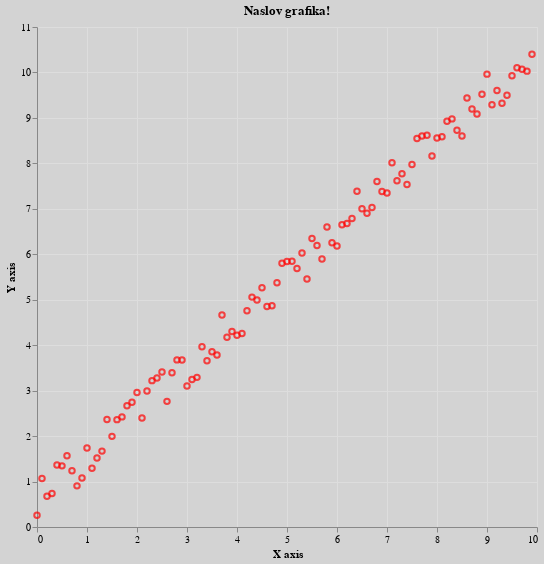

Notebook source saved alongside this figure:
### Markdown cell above
Prosleđivanje stringa title parametru, obezbeđujemo željeni naslov grafika koji će se štampati na vrhu istog. Takođe, svakoj osi možemo dodeliti naziv tako što navedemo parametar title unitar vitičastih zagrada x, odnosno y parametra.

### Code cell
df |> @vlplot(
    background = "lightgray",
    mark = {:point, color="red"},
    x = {:Independent, title = "X axis"},
    y = {:Dependent, title = "Y axis"},
    title = "Naslov grafika!",
    width = 500,
    height = 500
)

### Figure 1 — Vega-Lite specification as saved in the notebook (floating-point values rounded to 4 significant figures)
{"background": "lightgray", "data": {"values": [{"Dependent": 0.2585, "Grade": 2, "Group": "Yes", "Independent": 0, "Scale": 13}, {"Dependent": 1.069, "Grade": 1, "Group": "No", "Independent": 0.1, "Scale": 11}, {"Dependent": 0.6742, "Grade": 2, "Group": "Yes", "Independent": 0.2, "Scale": 19}, {"Dependent": 0.7345, "Grade": 2, "Group": "Yes", "Independent": 0.3, "Scale": 14}, {"Dependent": 1.366, "Grade": 2, "Group": "Yes", "Independent": 0.4, "Scale": 13}, {"Dependent": 1.345, "Grade": 1, "Group": "No", "Independent": 0.5, "Scale": 20}, {"Dependent": 1.566, "Grade": 1, "Group": "No", "Independent": 0.6, "Scale": 11}, {"Dependent": 1.237, "Grade": 1, "Group": "No", "Independent": 0.7, "Scale": 15}, {"Dependent": 0.9048, "Grade": 3, "Group": "Yes", "Independent": 0.8, "Scale": 20}, {"Dependent": 1.077, "Grade": 2, "Group": "Yes", "Independent": 0.9, "Scale": 11}, {"Dependent": 1.74, "Grade": 1, "Group": "Yes", "Independent": 1, "Scale": 15}, {"Dependent": 1.292, "Grade": 3, "Group": "Yes", "Independent": 1.1, "Scale": 13}, {"Dependent": 1.518, "Grade": 2, "Group": "No", "Independent": 1.2, "Scale": 12}, {"Dependent": 1.669, "Grade": 1, "Group": "Yes", "Independent": 1.3, "Scale": 14}, {"Dependent": 2.365, "Grade": 3, "Group": "Yes", "Independent": 1.4, "Scale": 12}, {"Dependent": 1.994, "Grade": 3, "Group": "Yes", "Independent": 1.5, "Scale": 12}, {"Dependent": 2.362, "Grade": 1, "Group": "No", "Independent": 1.6, "Scale": 12}, {"Dependent": 2.423, "Grade": 1, "Group": "No", "Independent": 1.7, "Scale": 12}, {"Dependent": 2.67, "Grade": 3, "Group": "No", "Independent": 1.8, "Scale": 16}, {"Dependent": 2.746, "Grade": 1, "Group": "No", "Independent": 1.9, "Scale": 13}, {"Dependent": 2.96, "Grade": 2, "Group": "No", "Independent": 2, "Scale": 17}, {"Dependent": 2.399, "Grade": 2, "Group": "Yes", "Independent": 2.1, "Scale": 11}, {"Dependent": 2.992, "Grade": 3, "Group": "No", "Independent": 2.2, "Scale": 12}, {"Dependent": 3.22, "Grade": 3, "Group": "No", "Independent": 2.3, "Scale": 20}, {"Dependent": 3.279, "Grade": 1, "Group": "No", "Independent": 2.4, "Scale": 13}, {"Dependent": 3.408, "Grade": 1, "Group": "No", "Independent": 2.5, "Scale": 13}, {"Dependent": 2.764, "Grade": 1, "Group": "No", "Independent": 2.6, "Scale": 12}, {"Dependent": 3.394, "Grade": 1, "Group": "Yes", "Independent": 2.7, "Scale": 17}, {"Dependent": 3.677, "Grade": 1, "Group": "No", "Independent": 2.8, "Scale": 15}, {"Dependent": 3.674, "Grade": 3, "Group": "No", "Independent": 2.9, "Scale": 19}, {"Dependent": 3.101, "Grade": 1, "Group": "No", "Independent": 3, "Scale": 15}, {"Dependent": 3.246, "Grade": 2, "Group": "Yes", "Independent": 3.1, "Scale": 18}, {"Dependent": 3.292, "Grade": 3, "Group": "Yes", "Independent": 3.2, "Scale": 11}, {"Dependent": 3.965, "Grade": 2, "Group": "No", "Independent": 3.3, "Scale": 20}, {"Dependent": 3.66, "Grade": 3, "Group": "No", "Independent": 3.4, "Scale": 16}, {"Dependent": 3.856, "Grade": 3, "Group": "No", "Independent": 3.5, "Scale": 12}, {"Dependent": 3.785, "Grade": 1, "Group": "Yes", "Independent": 3.6, "Scale": 11}, {"Dependent": 4.663, "Grade": 3, "Group": "No", "Independent": 3.7, "Scale": 17}, {"Dependent": 4.176, "Grade": 2, "Group": "No", "Independent": 3.8, "Scale": 13}, {"Dependent": 4.302, "Grade": 1, "Group": "Yes", "Independent": 3.9, "Scale": 16}, {"Dependent": 4.216, "Grade": 3, "Group": "Yes", "Independent": 4, "Scale": 15}, {"Dependent": 4.259, "Grade": 3, "Group": "Yes", "Independent": 4.1, "Scale": 20}, {"Dependent": 4.758, "Grade": 3, "Group": "Yes", "Independent": 4.2, "Scale": 20}, {"Dependent": 5.057, "Grade": 3, "Group": "No", "Independent": 4.3, "Scale": 10}, {"Dependent": 4.992, "Grade": 2, "Group": "No", "Independent": 4.4, "Scale": 17}, {"Dependent": 5.266, "Grade": 2, "Group": "Yes", "Independent": 4.5, "Scale": 19}, {"Dependent": 4.85, "Grade": 2, "Group": "Yes", "Independent": 4.6, "Scale": 18}, {"Dependent": 4.868, "Grade": 1, "Group": "No", "Independent": 4.7, "Scale": 13}, {"Dependent": 5.372, "Grade": 2, "Group": "Yes", "Independent": 4.8, "Scale": 17}, {"Dependent": 5.801, "Grade": 3, "Group": "No", "Independent": 4.9, "Scale": 14}, {"Dependent": 5.843, "Grade": 3, "Group": "No", "Independent": 5, "Scale": 11}, {"Dependent": 5.846, "Grade": 3, "Group": "Yes", "Independent": 5.1, "Scale": 15}, {"Dependent": 5.685, "Grade": 3, "Group": "Yes", "Independent": 5.2, "Scale": 18}, {"Dependent": 6.028, "Grade": 2, "Group": "Yes", "Independent": 5.3, "Scale": 19}, {"Dependent": 5.457, "Grade": 1, "Group": "No", "Independent": 5.4, "Scale": 14}, {"Dependent": 6.348, "Grade": 2, "Group": "No", "Independent": 5.5, "Scale": 12}, {"Dependent": 6.192, "Grade": 2, "Group": "Yes", "Independent": 5.6, "Scale": 12}, {"Dependent": 5.896, "Grade": 1, "Group": "No", "Independent": 5.7, "Scale": 11}, {"Dependent": 6.599, "Grade": 2, "Group": "No", "Independent": 5.8, "Scale": 17}, {"Dependent": 6.254, "Grade": 3, "Group": "Yes", "Independent": 5.9, "Scale": 19}, {"Dependent": 6.18, "Grade": 2, "Group": "Yes", "Independent": 6, "Scale": 19}, {"Dependent": 6.649, "Grade": 1, "Group": "No", "Independent": 6.1, "Scale": 10}, {"Dependent": 6.679, "Grade": 3, "Group": "Yes", "Independent": 6.2, "Scale": 16}, {"Dependent": 6.785, "Grade": 3, "Group": "Yes", "Independent": 6.3, "Scale": 12}, {"Dependent": 7.385, "Grade": 3, "Group": "Yes", "Independent": 6.4, "Scale": 17}, {"Dependent": 6.999, "Grade": 2, "Group": "Yes", "Independent": 6.5, "Scale": 10}, {"Dependent": 6.903, "Grade": 1, "Group": "No", "Independent": 6.6, "Scale": 11}, {"Dependent": 7.028, "Grade": 1, "Group": "No", "Independent": 6.7, "Scale": 17}, {"Dependent": 7.603, "Grade": 2, "Group": "Yes", "Independent": 6.8, "Scale": 13}, {"Dependent": 7.379, "Grade": 1, "Group": "No", "Independent": 6.9, "Scale": 13}, {"Dependent": 7.346, "Grade": 3, "Group": "Yes", "Independent": 7, "Scale": 16}, {"Dependent": 8.015, "Grade": 1, "Group": "Yes", "Independent": 7.1, "Scale": 20}, {"Dependent": 7.616, "Grade": 2, "Group": "Yes", "Independent": 7.2, "Scale": 18}, {"Dependent": 7.771, "Grade": 3, "Group": "No", "Independent": 7.3, "Scale": 15}, {"Dependent": 7.534, "Grade": 2, "Group": "Yes", "Independent": 7.4, "Scale": 10}, {"Dependent": 7.974, "Grade": 1, "Group": "No", "Independent": 7.5, "Scale": 19}, {"Dependent": 8.549, "Grade": 3, "Group": "Yes", "Independent": 7.6, "Scale": 17}, {"Dependent": 8.603, "Grade": 1, "Group": "Yes", "Independent": 7.7, "Scale": 16}, {"Dependent": 8.616, "Grade": 1, "Group": "No", "Independent": 7.8, "Scale": 13}, {"Dependent": 8.162, "Grade": 3, "Group": "Yes", "Independent": 7.9, "Scale": 14}, {"Dependent": 8.559, "Grade": 1, "Group": "Yes", "Independent": 8, "Scale": 11}, {"Dependent": 8.583, "Grade": 3, "Group": "Yes", "Independent": 8.1, "Scale": 17}, {"Dependent": 8.924, "Grade": 3, "Group": "Yes", "Independent": 8.2, "Scale": 13}, {"Dependent": 8.979, "Grade": 3, "Group": "No", "Independent": 8.3, "Scale": 10}, {"Dependent": 8.73, "Grade": 3, "Group": "Yes", "Independent": 8.4, "Scale": 18}, {"Dependent": 8.603, "Grade": 3, "Group": "No", "Independent": 8.5, "Scale": 17}, {"Dependent": 9.44, "Grade": 2, "Group": "Yes", "Independent": 8.6, "Scale": 16}, {"Dependent": 9.195, "Grade": 1, "Group": "Yes", "Independent": 8.7, "Scale": 20}, {"Dependent": 9.085, "Grade": 2, "Group": "No", "Independent": 8.8, "Scale": 15}, {"Dependent": 9.521, "Grade": 3, "Group": "Yes", "Independent": 8.9, "Scale": 17}, {"Dependent": 9.963, "Grade": 1, "Group": "No", "Independent": 9, "Scale": 16}, {"Dependent": 9.29, "Grade": 2, "Group": "Yes", "Independent": 9.1, "Scale": 14}, {"Dependent": 9.604, "Grade": 1, "Group": "Yes", "Independent": 9.2, "Scale": 16}, {"Dependent": 9.324, "Grade": 1, "Group": "Yes", "Independent": 9.3, "Scale": 20}, {"Dependent": 9.5, "Grade": 1, "Group": "No", "Independent": 9.4, "Scale": 11}, {"Dependent": 9.925, "Grade": 3, "Group": "Yes", "Independent": 9.5, "Scale": 14}, {"Dependent": 10.1, "Grade": 2, "Group": "Yes", "Independent": 9.6, "Scale": 13}, {"Dependent": 10.07, "Grade": 1, "Group": "Yes", "Independent": 9.7, "Scale": 16}, {"Dependent": 10.03, "Grade": 2, "Group": "No", "Independent": 9.8, "Scale": 10}, {"Dependent": 10.4, "Grade": 1, "Group": "No", "Independent": 9.9, "Scale": 15}]}, "encoding": {"x": {"field": "Independent", "title": "X axis", "type": "quantitative"}, "y": {"field": "Dependent", "title": "Y axis", "type": "quantitative"}}, "height": 500, "mark": {"color": "red", "type": "point"}, "title": "Naslov grafika!", "width": 500}
